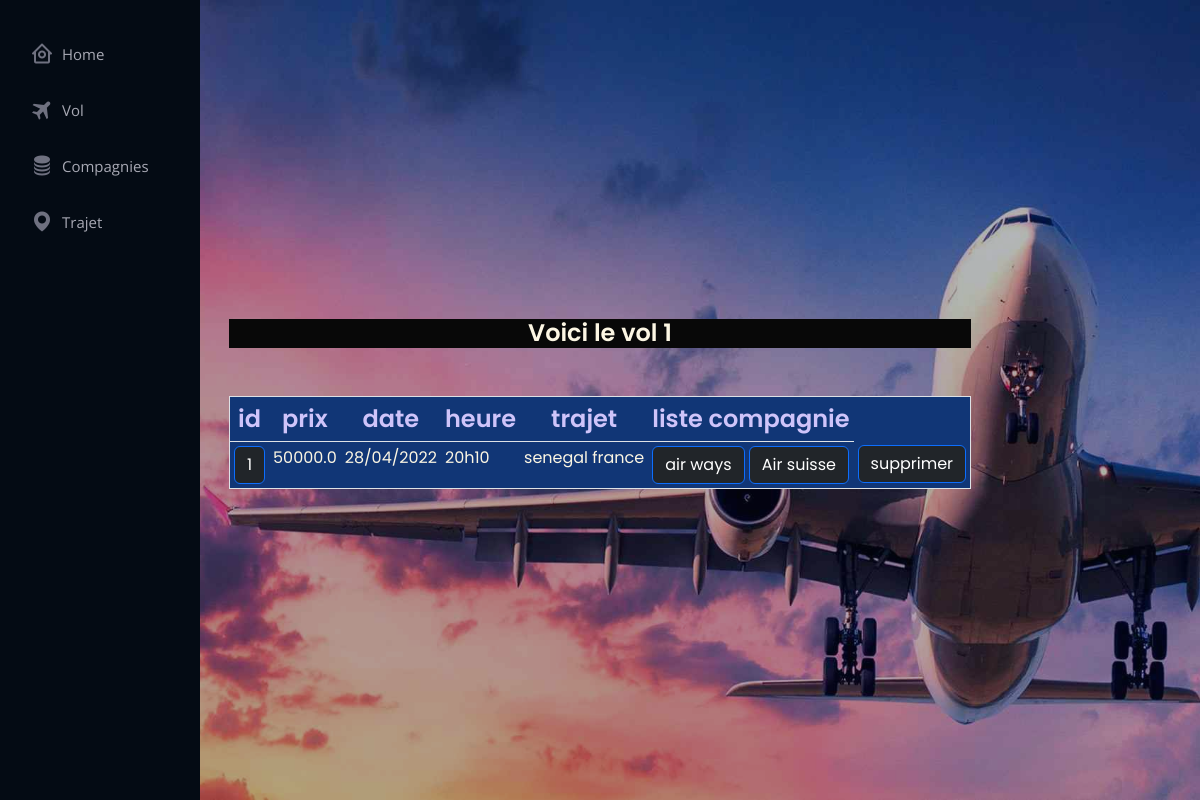
The app's page /vol/1 with its own data.
### reservation/models.py (models this page shows, shortened)
class Vol(models.Model):
    prix= models.FloatField(max_length=100)
    date = models.CharField(max_length=20)
    heure = models.CharField(max_length=15)
    trajet = models.ForeignKey(Trajet, on_delete=models.CASCADE)
    class Meta:
        ordering = ['id']

class Trajet(models.Model):
    depart = models.CharField(max_length=30)
    arrivee = models.CharField(max_length=30)
    def __str__(self):
        return "%s %s" % (self.depart, self.arrivee)

class Compagnie(models.Model):
    nom = models.CharField(max_length=100)
    logo = models.CharField(max_length=100)
    vols = models.ManyToManyField(Vol)
    class Meta:
        ordering = ['id']

### reservation/views.py (the view)
# urls.py: path('<int:vol_id>', views.detail,name='detail'),
def detail(request,vol_id):
    vol=Vol.objects.get(pk=vol_id)
    return render(request,'detailvol.html',locals())

### reservation/templates/detailvol.html (shortened to what this page needs)
{%extends 'accueil.html'%}
{% block contenu %}
<h2> Voici le vol {{vol.id}} </h2>
<table border="1" cellpadding="20" class="table table-sm">
    <tr><th>id</th>
        <th>prix</th>
        <th>date</th>
        <th>heure</th>
        <th>trajet</th>
        <th>liste compagnie</th>
    </tr>
    <tr>
        <td> <a href="{%url 'detail' vol.id %} " class="btn btn-primary  bg-dark">{{vol.id}}</a></td>
        <td>{{vol.prix}}</td>
        <td>{{vol.date}}</td>
        <td>{{vol.heure}}</td>
        <td>{{vol.trajet}}</td>
        <td>
        {% for vol in vol.compagnie_set.all %}
             <a href="{%url 'detailcompagnie' vol.id %} "  class="btn btn-primary  bg-dark">{{vol.nom}}  </a>
    {%endfor%}
</td>
<td> <a href="{%url 'supvol' vol.id %} "  class="btn btn-primary  bg-dark">supprimer</a></td>
{% endblock %}

### static/assets/css/style.css (style rules this page uses)
body { font-family: "Open Sans", sans-serif; color: #272829; }
a { color: #149ddd; text-decoration: none; }
h2 { font-family: "Raleway", sans-serif; background: #080808; color: #fcf6e3; font-size: 24px; margin: 0; padding: 0; font-weight: 600; -moz-text-align-last: center; text-align-last: center; font-family: "Poppins", sans-serif; }
th { color: #cfc4fa; font-size: 24px; margin: 0; padding: 0; font-weight: 600; -moz-text-align-last: center; text-align-last: center; font-family: "Poppins", sans-serif; }
table { font-family: "Raleway", sans-serif; background : #113676; }
td { font-family: "Raleway", sans-serif; color: #fcf6e3; font-family: "Poppins", sans-serif; }

### records on screen
Vol: id "1", prix "50000.0", date "28/04/2022", heure "20h10", trajet "senegal france"
Compagnie: nom "air ways"
Compagnie: nom "Air suisse"
